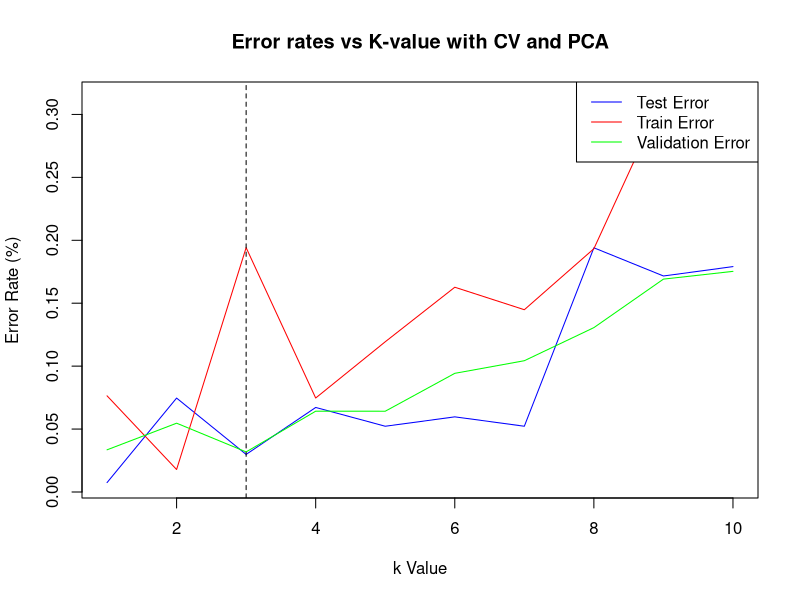

Here is the R script that generated this plot:
library(palmerpenguins)
library(caTools)
library(class)
library(caret)
library(ggfortify)
data(penguins)

penguins <- na.omit(penguins)

set.seed(123)
# 60/40 split
training_rows <- sample(1:nrow(penguins), replace = F, size = nrow(penguins) * 0.6)


# Training set
train_penguins <- penguins[training_rows, -c(2, 8)]
train_label <- train_penguins$species
train_penguins <- scale(train_penguins[c("bill_length_mm", "bill_depth_mm", "flipper_length_mm", "body_mass_g")])


# Testing set
test_penguins <- penguins[-training_rows, -c(2, 8)]
test_penguins <- scale(test_penguins[c("bill_length_mm", "bill_depth_mm", "flipper_length_mm", "body_mass_g")])
test_label <- penguins[-training_rows, 1]

# PCA
pca_data <- prcomp(train_penguins, center = TRUE, scale. = TRUE)

# These were picked as they make up 97% of the cumlative proportion
# More details on the reasoning in knn_pca.r
rotate <- pca_data$rotation[, 1:3]
pca_train <- as.matrix(train_penguins) %*% (rotate)
pca_test <- as.matrix(test_penguins) %*% (rotate)

# Initialise our lists
k <- 1:10
k_train_errors <- numeric(length(k))
k_test_errors <- numeric(length(k))
k_val_errors <- numeric(length(k))

# More details on this cv loop in knn_cv.r
# However i will point out the differences
for (i in 1:length(k)) {
    train_fold_errors <- numeric(10)
    val_fold_errors <- numeric(10)
    folds <- createFolds(train_label, k = 10)

    for (fold in 1:length(folds)) {
        # Initialise our CV variables BUT with PCA lists
        train_idx <- unlist(folds[[fold]])
        val_idx <- setdiff(1:length(train_label), train_idx)

        X_train_fold <- pca_train[train_idx,]
        X_val_fold <- pca_train[val_idx,]
        y_train_fold <- train_label[train_idx]
        y_val_fold <- train_label[val_idx]

        # Train our model
        knn <- train(
            x = X_train_fold,
            y = y_train_fold,
            method = "knn",
            tuneGrid = data.frame(k = k[i])
        )
        # More info on calculations in  knn_cv.r
        y_train_pred <- predict(knn, X_train_fold)
        y_val_pred <- predict(knn, X_val_fold)

        val_fold_errors[fold] <- (confusionMatrix(y_val_pred, y_val_fold)$overall["Accuracy"])
    }
    # Set our values for our K value
    k_train_errors[i] <- 1 - mean(knn$results$Accuracy)
    k_test_errors[i] <- 1 - confusionMatrix(predict(knn, pca_test), as.factor(test_label$species))$overall["Accuracy"]
    k_val_errors[i] <- 1 - mean(val_fold_errors)
}
# Find our best K value by the validation
best_k <- which.min(k_val_errors)
knn_best <- train(
    x = pca_train,
    y = train_label,
    method = "knn",
    tuneGrid = data.frame(k = best_k)
)

# Plot our graph with sensible y bounds
y_min <- min(k_train_errors, k_test_errors)
y_max <- max(k_train_errors, k_test_errors)
plot(k, k_test_errors, type = "l", col = "blue", 
     xlab = "k Value", ylab = "Error Rate (%)", main = "Error rates vs K-value with CV and PCA", ylim = c(y_min, y_max))
lines(k, k_train_errors, col = "red")
lines(k, k_val_errors, col = "green")
legend("topright", legend = c("Test Error", "Train Error", "Validation Error"),
       col = c("blue", "red", "green"), lty = 1)
# Plot our best K
abline(v = best_k, col = "black", lty = 2)

# Prediction and F1 calculations, more details in knn.r
test_predictions <- predict(knn_best, pca_test)
matrix <- confusionMatrix(data = test_predictions, reference = test_label$species)
precision <- mean(matrix$byClass[, "Pos Pred Value"])
recall <- mean(matrix$byClass[, "Recall"])
f1_score <- 2 * (precision * recall) / (precision + recall)
